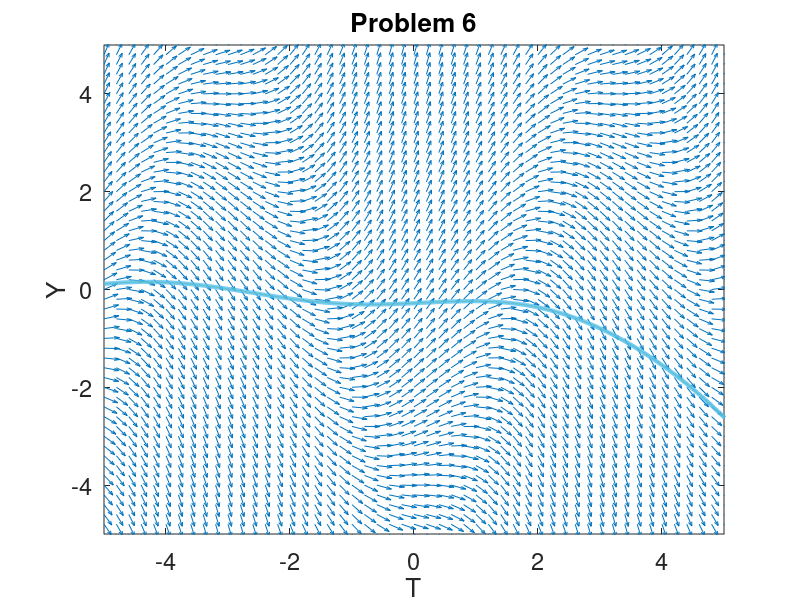

MATLAB code for this plot:
clear;

%set up the space
yvec = -5: .2 : 5; 
tvec = -5: .2 : 5;
[t,y] = meshgrid(tvec,yvec);

%set up function
delt = ones(size(t));
dely = 2*cos(t)+1/2*y;

%This is a comment
fact = sqrt(delt.^2+dely.^2);
delt = delt./fact;
dely = dely./fact;
quiver(t,y,delt,dely);

%print out the plot map
hold on;
constant = -5/5;
t = -5: .01: 6;
y = .8/5*sin(t)-.4/5*cos(t)+(constant+4/5)*exp(t./2);
plot(t,y);
plot(t,y,'LineWidth',3);

%set up graph ++fancy
set(gca,'FontSize',17);
axis([-5,5,-5,5])
xlabel('T');
ylabel('Y');
title('Problem 6')